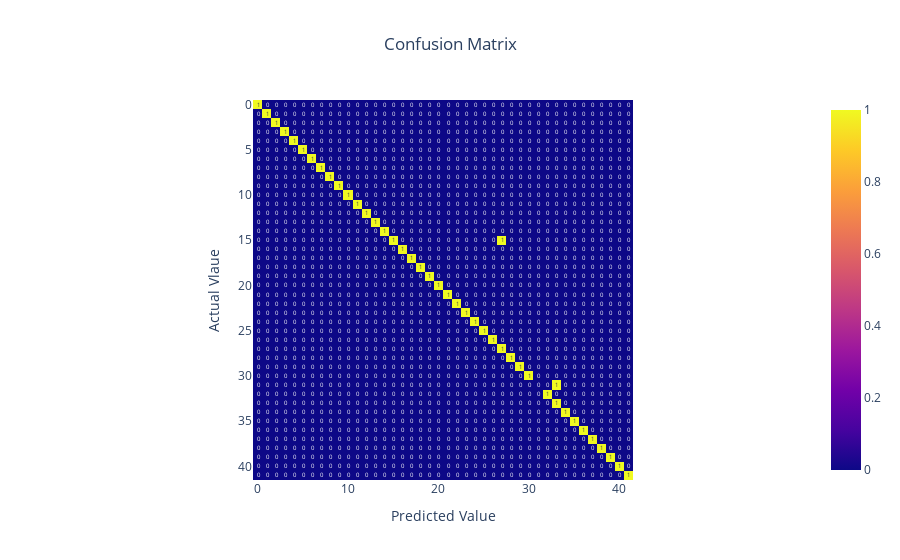

Here is the notebook cell this chart was saved with:
### Code cell
confusion = confusion_matrix(original,pred)

fig = px.imshow(confusion, labels=dict(x="Predicted Value", y="Actual Vlaue"),text_auto=True, title='Confusion Matrix')
fig.update_layout(title_x=0.5)
fig.show()

### Figure 1 — Plotly figure (JSON) as saved in the notebook; plotly's stock layout.template omitted (floating-point values rounded to 4 significant figures; data arrays with more than 128 entries replaced by an {"elided": "..."} marker saying what was removed)
{"data": [{"coloraxis": "coloraxis", "hovertemplate": "Predicted Value: %{x}<br>Actual Vlaue: %{y}<br>color: %{z}<extra></extra>", "name": "0", "texttemplate": "%{z}", "type": "heatmap", "xaxis": "x", "yaxis": "y", "z": {"elided": "42x42 int values"}}], "layout": {"coloraxis": {"colorscale": [[0, "#0d0887"], [0.1111, "#46039f"], [0.2222, "#7201a8"], [0.3333, "#9c179e"], [0.4444, "#bd3786"], [0.5556, "#d8576b"], [0.6667, "#ed7953"], [0.7778, "#fb9f3a"], [0.8889, "#fdca26"], [1, "#f0f921"]]}, "title": {"text": "Confusion Matrix", "x": 0.5}, "xaxis": {"anchor": "y", "constrain": "domain", "domain": [0, 1], "scaleanchor": "y", "title": {"text": "Predicted Value"}}, "yaxis": {"anchor": "x", "autorange": "reversed", "constrain": "domain", "domain": [0, 1], "title": {"text": "Actual Vlaue"}}}}
